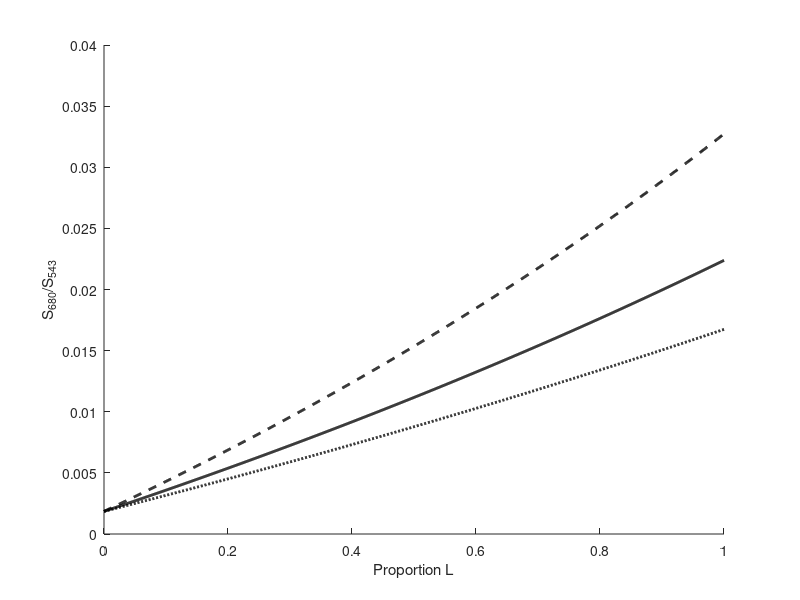

The MATLAB script that drew this image: (Note: this script raises an error after producing the figure.)
% Make figure and define some LineSpec

figure; hold on
xlabel('Proportion L');
ylabel('S_{680}/S_{543}');
marker = 'o';
markerEdgeColor = 'k';
markerFaceColors = {'k', 'w'}; % 10001R data shown as filled markers, 20217R as open
lineWidth = 2;


%% Plot model predictions

%'propLFine' is a vector of 1000 linearly spaced elements ranging from 0 to
%1, and is the domain over which predictions are made from the additive
%model. RG_XXXnm is the ratio of 680 nm to 543 nm sensitivity derived from
%the additive model, assuming a lambda_max of XXX nm. 

load('additiveModel.mat');

% Plot additive model for lambda_max = 555.5 nm
plot(propLFine, RG_555nm, 'LineStyle', ':', 'LineWidth', lineWidth,...
    'Color', 'k');

% Plot additive model for lambda_max = 558.9 nm, the PTB default
plot(propLFine, RG_559nm, 'LineStyle', '-', 'LineWidth', lineWidth,...
    'Color', 'k');

% Plot additive nmodel for lambda_max = 563.4 nm
plot(propLFine, RG_563nm, 'LineStyle', '--', 'LineWidth', lineWidth,...
    'Color', 'k');


%% Plot subjects' data

% 'tbl' is a table with the following columns:
%   'SubjectID'
%   'PropL': optically weighted proportion L, not counting missing cones
%   'minPropL': proportion L assuming all missing cones are M
%   'maxPropL': proportion L assuming all missing cones are L
%   'RG_ratio': 543 nm corneal irradiance (quanta/s/m^2) at threshold
%   divided by 680 nm corneal irradiance at threshold. 

tbl =importdata('RedGreenThresholdsDataForWill.mat');
subjects = unique(tbl.SubjectID);

for s = 1:numel(subjects)
    subjectIdx = strcmpi(tbl.SubjectID, subjects{s});
    propL = tbl.PropL(subjectIdx);
    minPropL = tbl.minPropL(subjectIdx); maxPropL = tbl.maxPropL(subjectIdx);
    RG_ratio = tbl.RG_ratio(subjectIdx);
    
    errorbar(propL, RG_ratio, [], [], abs(propL-minPropL), abs(propL-maxPropL),...
        'LineStyle', 'none', 'Color', 'k', 'LineWidth', lineWidth, 'Marker', 'none')
    
    plot(propL, RG_ratio, 'LineStyle', 'none', 'Marker', marker,...
        'MarkerEdgeColor', markerEdgeColor, 'MarkerFaceColor',...
        markerFaceColors{s}, 'LineWidth', lineWidth);
end
